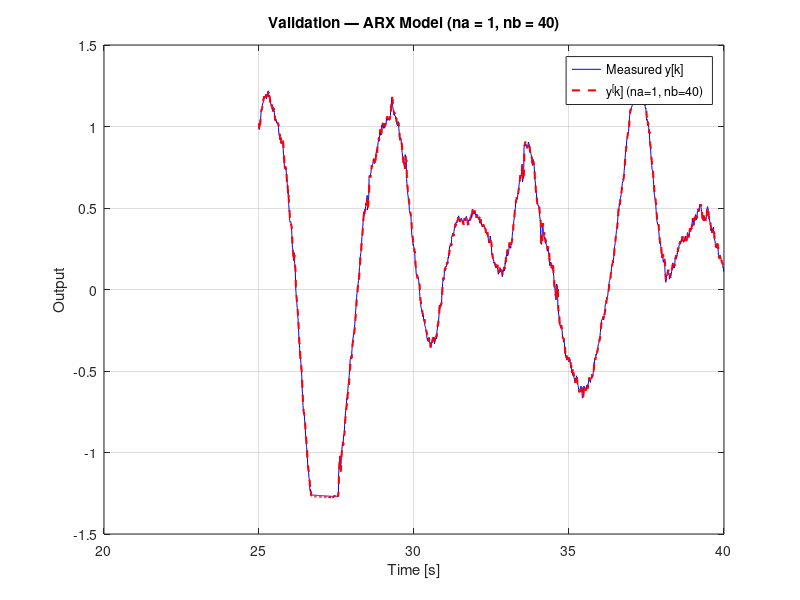
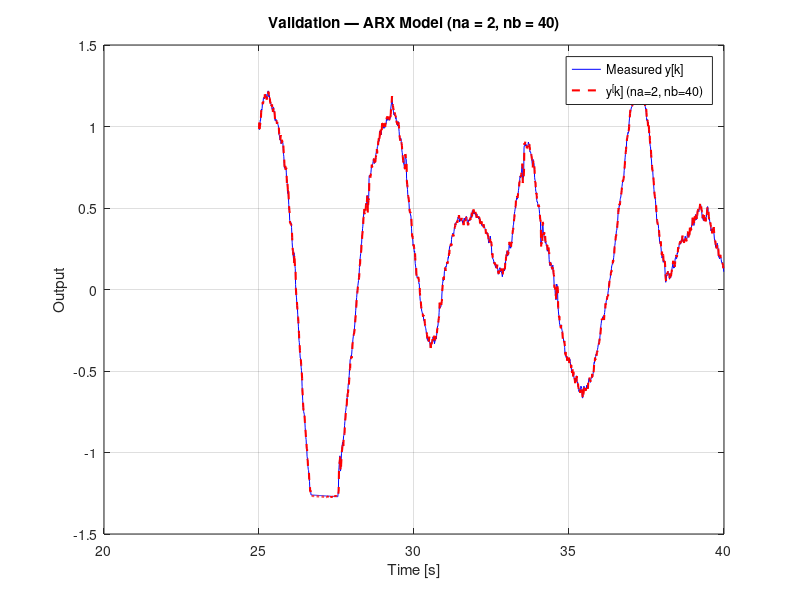
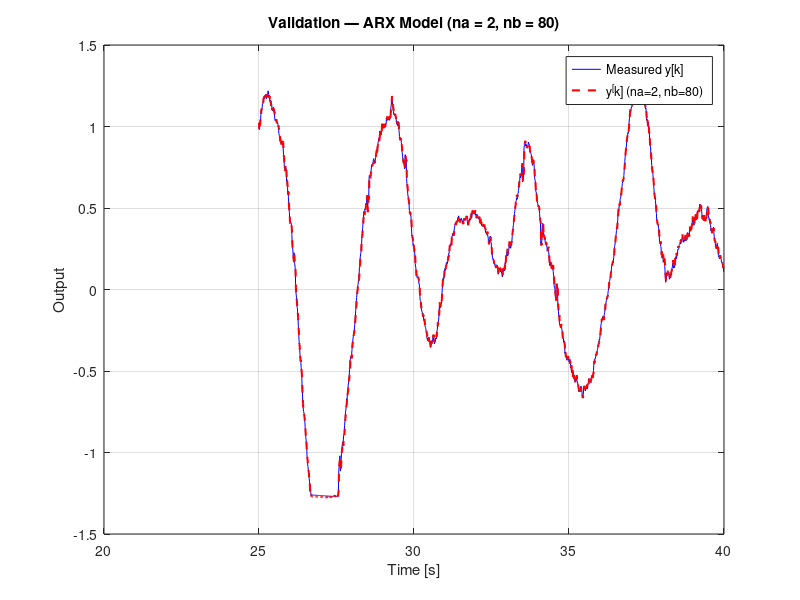

These charts were generated, in order, by the following MATLAB code:
%% _*PROBLEM 3 (25 Pts.)*_

% Using the same data from problem 2
load('q2_data.mat');


arx_pairs = [1 40;      % Model 1: short output history, same nb as FIR for comparision
             2 40;      % Model 2: more poles, same nb
             2 80];     % Model 3: more poles and longer input history

numModels = 3
rmse_arx  = zeros(numModels, 1);
fit_arx   = zeros(numModels, 1);

Nu_total  = length(u_filter);
Ntr       = length(train_u);    % number of training samples

for m = 1:numModels
    
    na = arx_pairs(m, 1);       % number of past outputs
    nb = arx_pairs(m, 2);       % number of past inputs
    
    % First usable index computation (need at least n_a past outputs and nb past inputs)
    k0  = max(na, nb) + 1;
    Ktr = Ntr - k0 + 1;         % number of training rrows
    
    % Build regression matrix and output vector y_arx on training data
    Phi   = zeros(Ktr, na + nb);
    y_arx = zeros(Ktr, 1);
    
    for k = k0:Ntr
        % past outputs
        Phi(k-k0+1, 1:na) = -train_y(k-1:-1:k-na).';
        
        % past inputs
        Phi(k-k0+1, na+1:end) = train_u(k-1:-1:k-nb).';
        
        % current output
        y_arx(k-k0+1) = train_y(k);
    end
    
    % Least-squares estimate (theta)
    theta = Phi \ y_arx;
    a_arx = theta(1:na);
    b_arx = theta(na+1:end);
    
    % One step ahead prediction, just like in the lecture sldies
    yhat_full = zeros(Nu_total, 1);
    
    for k = k0:Nu_total
        y_past = y_clean(k-1:-1:k-na);
        u_past = u_filter(k-1:-1:k-nb);
        
        % y^[k]
        yhat_full(k) = -a_arx.' * y_past + b_arx.' * u_past;
    end
    
    % Take only validation part
    yhat_val = yhat_full(train_end+1:end);
    
    % Compute RMSE and FIT on validation data
    rmse_arx(m) = sqrt(mean((val_y - yhat_val).^2));
    fit_arx(m)  = (1 - norm(val_y - yhat_val) / norm(val_y - mean(val_y))) * 100;
    
    % plot for each na,nb pair
    figure;
    plot(t_val, val_y, 'b'); hold on;
    plot(t_val, yhat_val, 'r--', 'LineWidth', 1.5);

    xlabel('Time [s]'); ylabel('Output');
    legend('Measured y[k]', ...
           sprintf('y^[k] (na=%d, nb=%d)', na, nb), ...
           'Location', 'best');
    title(sprintf('Validation — ARX Model (na = %d, nb = %d)', na, nb));
    grid on;
    
end

% Compare models
[bestFit, bestIdx] = max(fit_arx);
best_na = arx_pairs(bestIdx, 1);
best_nb = arx_pairs(bestIdx, 2);

fprintf('\n ARX Model Comparision (validation set)\n');
for m = 1:numModels
    fprintf('(na,nb) = (%2d, %3d)   RMSE = %.4f, Fit = %.2f %%\n', ...
        arx_pairs(m,1), arx_pairs(m,2), rmse_arx(m), fit_arx(m));
end
fprintf('Best pair based on validation FIT: (na, nb) = (%d, %d), Fit = %.2f %%\n', ...
        best_na, best_nb, bestFit);
